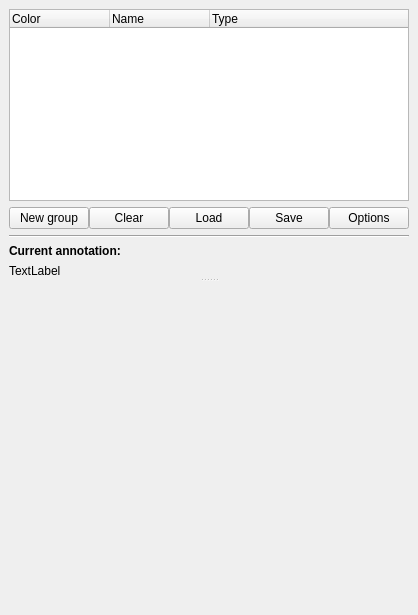
<?xml version="1.0" encoding="UTF-8"?>
<ui version="4.0">
 <class>AnnotationsDockWidget</class>
 <widget class="QDockWidget" name="AnnotationsDockWidget">
  <property name="geometry">
   <rect>
    <x>0</x>
    <y>0</y>
    <width>404</width>
    <height>615</height>
   </rect>
  </property>
  <property name="sizePolicy">
   <sizepolicy hsizetype="Preferred" vsizetype="Minimum">
    <horstretch>0</horstretch>
    <verstretch>0</verstretch>
   </sizepolicy>
  </property>
  <property name="windowTitle">
   <string>Annotations</string>
  </property>
  <widget class="QWidget" name="dockWidgetContents">
   <property name="sizePolicy">
    <sizepolicy hsizetype="Preferred" vsizetype="Minimum">
     <horstretch>0</horstretch>
     <verstretch>0</verstretch>
    </sizepolicy>
   </property>
   <layout class="QVBoxLayout" name="verticalLayout">
    <item>
     <widget class="QSplitter" name="splitter">
      <property name="sizePolicy">
       <sizepolicy hsizetype="Preferred" vsizetype="MinimumExpanding">
        <horstretch>0</horstretch>
        <verstretch>0</verstretch>
       </sizepolicy>
      </property>
      <property name="styleSheet">
       <string notr="true"/>
      </property>
      <property name="midLineWidth">
       <number>0</number>
      </property>
      <property name="orientation">
       <enum>Qt::Vertical</enum>
      </property>
      <property name="childrenCollapsible">
       <bool>false</bool>
      </property>
      <widget class="QWidget" name="layoutWidget">
       <layout class="QVBoxLayout" name="verticalLayout_4">
        <item>
         <widget class="QTreeWidget" name="AnnotationTreeWidget">
          <property name="sizePolicy">
           <sizepolicy hsizetype="MinimumExpanding" vsizetype="MinimumExpanding">
            <horstretch>0</horstretch>
            <verstretch>0</verstretch>
           </sizepolicy>
          </property>
          <property name="editTriggers">
           <set>QAbstractItemView::NoEditTriggers</set>
          </property>
          <property name="dragEnabled">
           <bool>true</bool>
          </property>
          <property name="dragDropMode">
           <enum>QAbstractItemView::InternalMove</enum>
          </property>
          <property name="defaultDropAction">
           <enum>Qt::CopyAction</enum>
          </property>
          <property name="selectionMode">
           <enum>QAbstractItemView::ExtendedSelection</enum>
          </property>
          <property name="uniformRowHeights">
           <bool>true</bool>
          </property>
          <property name="sortingEnabled">
           <bool>false</bool>
          </property>
          <property name="animated">
           <bool>true</bool>
          </property>
          <property name="allColumnsShowFocus">
           <bool>true</bool>
          </property>
          <property name="headerHidden">
           <bool>false</bool>
          </property>
          <column>
           <property name="text">
            <string>Color</string>
           </property>
          </column>
          <column>
           <property name="text">
            <string>Name</string>
           </property>
          </column>
          <column>
           <property name="text">
            <string>Type</string>
           </property>
          </column>
         </widget>
        </item>
        <item>
         <layout class="QHBoxLayout" name="horizontalLayout_2">
          <property name="spacing">
           <number>0</number>
          </property>
          <item>
           <widget class="QPushButton" name="addGroupButton">
            <property name="text">
             <string>New group</string>
            </property>
           </widget>
          </item>
          <item>
           <widget class="QPushButton" name="clearButton">
            <property name="text">
             <string>Clear</string>
            </property>
           </widget>
          </item>
          <item>
           <widget class="QPushButton" name="loadButton">
            <property name="text">
             <string>Load</string>
            </property>
           </widget>
          </item>
          <item>
           <widget class="QPushButton" name="saveButton">
            <property name="text">
             <string>Save</string>
            </property>
           </widget>
          </item>
          <item>
           <widget class="QPushButton" name="optionsButton">
            <property name="text">
             <string>Options</string>
            </property>
           </widget>
          </item>
         </layout>
        </item>
        <item>
         <widget class="Line" name="currentAnnotationLine">
          <property name="orientation">
           <enum>Qt::Horizontal</enum>
          </property>
         </widget>
        </item>
        <item>
         <widget class="QLabel" name="currentAnnotationHeaderLabel">
          <property name="text">
           <string>&lt;html&gt;&lt;head/&gt;&lt;body&gt;&lt;p&gt;&lt;span style=&quot; font-weight:600;&quot;&gt;Current annotation:&lt;/span&gt;&lt;/p&gt;&lt;/body&gt;&lt;/html&gt;</string>
          </property>
         </widget>
        </item>
        <item>
         <widget class="QLabel" name="currentAnnotationLabel">
          <property name="text">
           <string>TextLabel</string>
          </property>
          <property name="textFormat">
           <enum>Qt::RichText</enum>
          </property>
         </widget>
        </item>
       </layout>
      </widget>
      <widget class="QWidget" name="widget" native="true">
       <property name="sizePolicy">
        <sizepolicy hsizetype="Preferred" vsizetype="Expanding">
         <horstretch>0</horstretch>
         <verstretch>2</verstretch>
        </sizepolicy>
       </property>
      </widget>
     </widget>
    </item>
   </layout>
  </widget>
 </widget>
 <resources/>
 <connections/>
</ui>
